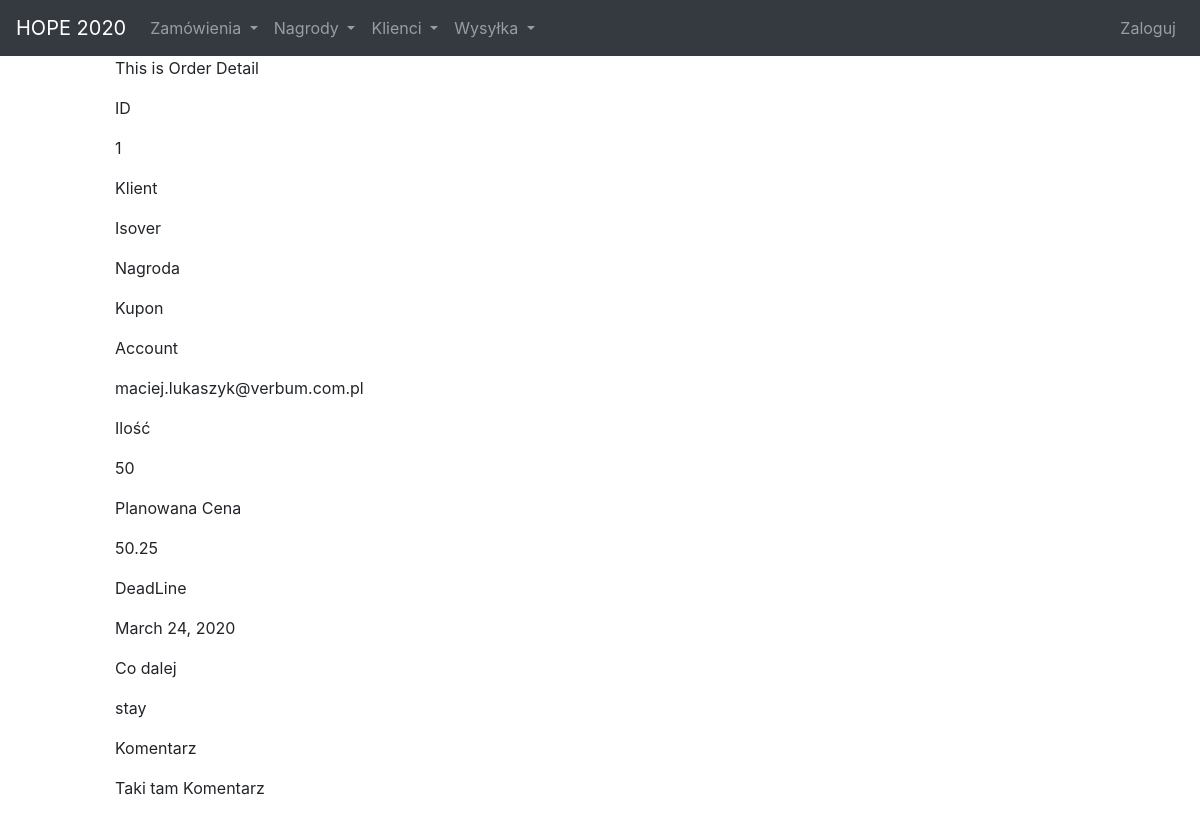
/orders/list/1/, run on the app's committed database.
### orders/models.py (models this page shows, shortened)
class Order(models.Model):
    STAY = 'stay'
    SEND = 'send'
    WHAT_TO_DO_NEXT = [
        (STAY, 'Towar zostaje na magazynie'),
        (SEND, 'Wysyłka dalej'),
    ]
    client = models.ForeignKey(Client, on_delete=models.SET_NULL, null=True)
    prize = models.ForeignKey(Prize, on_delete=models.SET_NULL, null=True)
    account = models.ForeignKey(User, on_delete=models.SET_NULL, null=True)
    dateCreate = models.DateTimeField(auto_now_add = True)
    amount = models.IntegerField()
    comment = models.TextField()
    plannedValue = models.DecimalField(max_digits = 10, decimal_places = 2)
    deadline = models.DateField()
    doNext = models.TextField(choices = WHAT_TO_DO_NEXT)
    onPlace = models.IntegerField(default = 0, null = True)

### clients/models.py (models this page shows)
class Client(models.Model):
    name = models.CharField(max_length = 50)
    def __str__(self):
        return self.name

### prizes/models.py (models this page shows)
class Prize(models.Model):
    name = models.CharField(max_length = 100)
    def __str__(self):
        return self.name

### orders/views.py (the view)
# urls.py: path('list/<int:id>/', views.detailOrder, name="detail"),
def detailOrder(request, id):
    order = Order.objects.get(id=id)
    return render(request,'orders/detailOrder.html', {'order': order})

### orders/templates/orders/detailOrder.html
{% extends 'baseLayout.html' %}
{% block content %}
<div class="Home">
  <p>This is Order Detail</p>
  <div class="details">
    <div class="detail">
      <p class="key">ID</p>
      <p class="value">{{order.id}}</p>
    </div>
    <div class="detail">
      <p class="key">Klient</p>
      <p class="value">{{order.client}}</p>
    </div>
    <div class="detail">
      <p class="key">Nagroda</p>
      <p class="value">{{order.prize}}</p>
    </div>
    <div class="detail">
      <p class="key">Account</p>
      <p class="value">{{order.account}}</p>
    </div>
    <div class="detail">
      <p class="key">Ilość</p>
      <p class="value">{{order.amount}}</p>
    </div>
    <div class="detail">
      <p class="key">Planowana Cena</p>
      <p class="value">{{order.plannedValue}}</p>
    </div>
    <div class="detail">
      <p class="key">DeadLine</p>
      <p class="value">{{order.deadline}}</p>
    </div>
    <div class="detail">
      <p class="key">Co dalej</p>
      <p class="value">{{order.doNext}}</p>
    </div>
    <div class="detail">
      <p class="key">Komentarz</p>
      <p class="value">{{order.comment}}</p>
    </div>
  </div>
</div>
{% endblock %}

### data on the page
Order: id "1", client "Isover", prize "Kupon", account "maciej.lukaszyk@verbum.com.pl", amount "50", plannedValue "50.25", deadline "March 24, 2020", doNext "stay", comment "Taki tam Komentarz"
